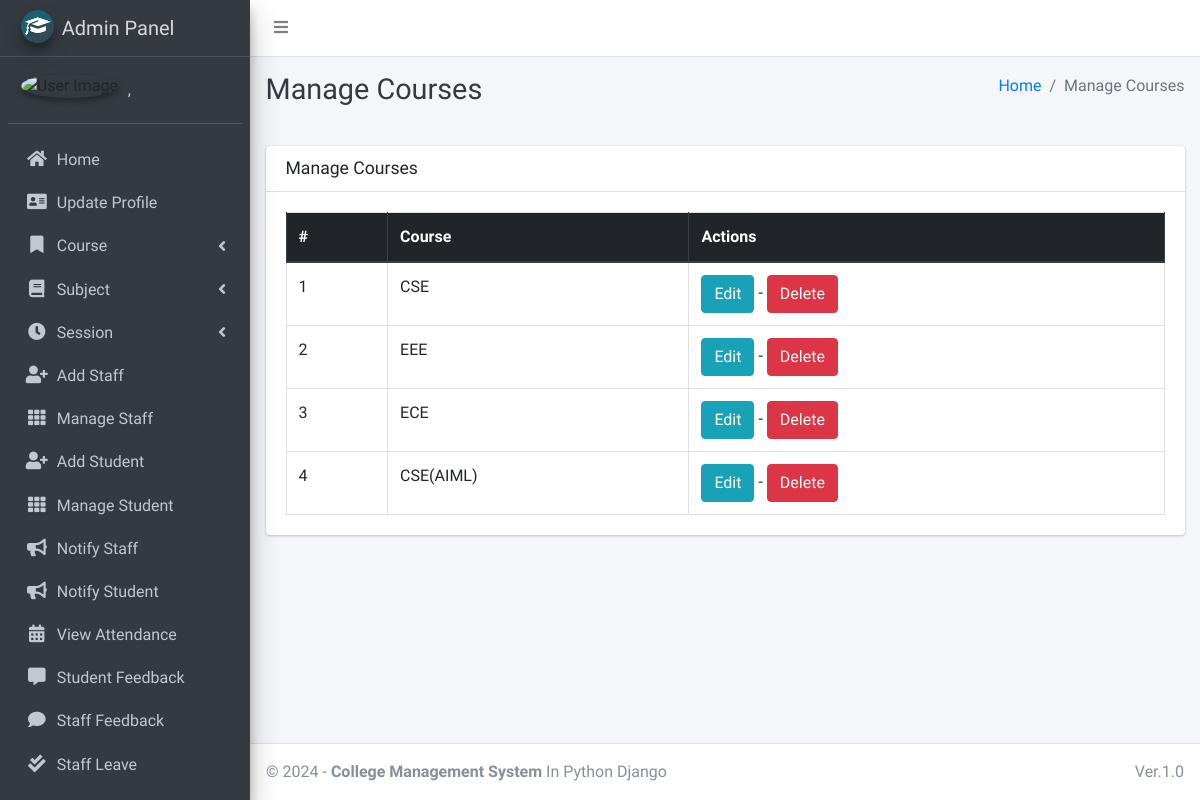
/course/manage/ (signed in), run on the app's committed database.
### main_app/models.py (models this page shows, shortened)
class CustomUser(AbstractUser):
    USER_TYPE = ((1, "HOD"), (2, "Staff"), (3, "Student"))
    GENDER = [("M", "Male"), ("F", "Female")]
    username = None  # Removed username, using email instead
    email = models.EmailField(unique=True)
    user_type = models.CharField(default=1, choices=USER_TYPE, max_length=1)
    gender = models.CharField(max_length=1, choices=GENDER)
    profile_pic = models.ImageField()
    address = models.TextField()
    fcm_token = models.TextField(default="")  # For firebase notifications
    created_at = models.DateTimeField(auto_now_add=True)
    updated_at = models.DateTimeField(auto_now=True)
    USERNAME_FIELD = "email"
    REQUIRED_FIELDS = []
    objects = CustomUserManager()
    def __str__(self):
        return self.last_name + ", " + self.first_name

class Course(models.Model):
    name = models.CharField(max_length=120)
    created_at = models.DateTimeField(auto_now_add=True)
    updated_at = models.DateTimeField(auto_now=True)

### main_app/hod_views.py (the view)
# urls.py: path("course/manage/", hod_views.manage_course, name='manage_course'),
def manage_course(request):
    courses = Course.objects.all()
    context = {
        'courses': courses,
        'page_title': 'Manage Courses'
    }
    return render(request, "hod_template/manage_course.html", context)

### main_app/templates/hod_template/manage_course.html
{% extends 'main_app/base.html' %}
{% load static %}
{% block page_title %}{{page_title}}{% endblock page_title %}
{% block content %}
<section class="content">
    <div class="container-fluid">
        <div class="row">
            <div class="col-md-12">
                <div class="card">
                    <div class="card-header">
                        <h3 class="card-title">{{page_title}}</h3>
                    </div>
                    <div class="card-body">
                        <table id="example2" class="table table-bordered table-hover">
                            <thead class="thead-dark">
                                <tr>
                                    <th>#</th>
                                    <th>Course</th>
                                    <th>Actions</th>
                                </tr>
                            </thead>
                            <tbody>
                                {% for course in courses %}
                                <tr>
                                    <td>{{ forloop.counter }}</td>
                                    <td>{{course.name}}</td>
                                    <td>
                                        <a href="{% url 'edit_course' course.id %}" class="btn btn-info">Edit</a> -
                                        <a href="{% url 'delete_course' course.id %}" onclick="return confirm('Are you sure you want to delete this course ?')" class="btn btn-danger">Delete</a>
                                    </td>
                                </tr>
                                {% endfor %}
                            </tbody>
                        </table>
                    </div>
                </div>
            </div>
        </div>
    </div>
</section>
{% endblock content %}

### main_app/templates/main_app/base.html (shortened to what this page needs)
{% load static %}
<!DOCTYPE html>
<html>
<head>
    <link rel="stylesheet" href="{% static 'plugins/fontawesome-free/css/all.min.css'%} ">
    <link rel="stylesheet" href="https://code.ionicframework.com/ionicons/2.0.1/css/ionicons.min.css">
    <link rel="stylesheet"
        href="{% static 'plugins/tempusdominus-bootstrap-4/css/tempusdominus-bootstrap-4.min.css'%} ">
    <link rel="stylesheet" href="{% static 'plugins/icheck-bootstrap/icheck-bootstrap.min.css'%} ">
    <link rel="stylesheet" href="{% static 'dist/css/adminlte.min.css'%} ">
    <link rel="stylesheet" href="{% static 'plugins/overlayScrollbars/css/OverlayScrollbars.min.css'%} ">
    <link rel="stylesheet" href="{% static 'plugins/daterangepicker/daterangepicker.css'%} ">
</head>
<body class="hold-transition sidebar-mini layout-fixed">
    <div class="wrapper">
        <nav class="main-header navbar navbar-expand navbar-white navbar-light">
            <ul class="navbar-nav">
                <li class="nav-item">
                    <a class="nav-link" data-widget="pushmenu" href="#"><i class="fas fa-bars"></i></a>
                </li>
            </ul>
        </nav>
        {% include "main_app/sidebar_template.html" with user=user %}
        <div class="content-wrapper">
            <div class="content-header">
                <div class="container-fluid">
                    <div class="row mb-2">
                        <div class="col-sm-6">
                            <h1 class="m-0 text-dark">{% block page_title %}{% endblock page_title %}</h1>
                        </div>
                        <div class="col-sm-6">
                            <ol class="breadcrumb float-sm-right">
                                <li class="breadcrumb-item"><a href="#">Home</a></li>
                                <li class="breadcrumb-item active">{{ page_title }}</li>
                            </ol>
                        </div>
                    </div>
                </div>
            </div>
<section class="content">
    <div class="container-fluid">
        <div class="row">
            <div class="col-md-12">
            </div></div></div></section>
            {% block content %}
            {% endblock content %}
        </div>
        {% include "main_app/footer.html" %}
    </div>
</body>
</html>

### main_app/templates/main_app/sidebar_template.html (shortened to what this page needs)
{% load static %}
<aside class="main-sidebar sidebar-dark-info elevation-4">
    {% if request.user.user_type == '1' %}
    <a href="{% url 'admin_home' %}" class="brand-link">
        <img src="{% static 'dist/img/cmsl.png' %} " alt="AdminLTE Logo"
            class="brand-image img-circle elevation-3" >
        <span class="brand-text font-weight-light">Admin Panel</span>
    </a>
    <div class="sidebar">
        <div class="user-panel mt-3 pb-3 mb-3 d-flex">
            <div class="image">
                <img src="{{ request.user.profile_pic}}" class="img-circle elevation-2" alt="User Image">
            </div>
            <div class="info">
                <a href="#" class="d-block">{{user}}</a>
            </div>
        </div>
        <nav class="mt-2">
            <ul class="nav nav-pills nav-sidebar flex-column" data-widget="treeview" role="menu" data-accordion="false">
                <li class="nav-item">
                    {% url 'admin_home' as admin_home %}
                    <a href="{{admin_home}}" class="nav-link {% if admin_home == request.path %} active {% endif %}">
                        <i class="nav-icon fas fa-home"></i>
                        <p>
                            Home
                        </p>
                    </a>
                </li>
                <li class="nav-item">
                    {% url 'admin_view_profile' as admin_view_profile %}
                    <a href="{{admin_view_profile}}"
                        class="nav-link {% if admin_view_profile == request.path %} active {% endif %}">
                        <i class="nav-icon fas fa-address-card"></i>
                        <p>
                            Update Profile
                        </p>
                    </a>
                </li>
                <li class="nav-item has-treeview">
                    <a href="#" class="nav-link">
                        <i class="nav-icon fas fa-bookmark"></i>
                        <p>
                            Course
                            <i class="fas fa-angle-left right"></i>
                        </p>
                    </a>
                </li>
                <li class="nav-item has-treeview">
                    <a href="#" class="nav-link">
                        <i class="nav-icon fas fa-book"></i>
                        <p>
                            Subject
                            <i class="fas fa-angle-left right"></i>
                        </p>
                    </a>
                </li>
                <li class="nav-item has-treeview">
                    <a href="#" class="nav-link">
                        <i class="nav-icon fas fa-clock"></i>
                        <p>
                            Session
                            <i class="fas fa-angle-left right"></i>
                        </p>
                    </a>
                </li>
                <li class="nav-item">
                    {% url 'add_staff' as add_staff %}
                    <a href="{{add_staff}}" class="nav-link {% if add_staff == request.path %} active {% endif %}">
                        <i class="nav-icon fas fa-user-plus"></i>
                        <p>
                            Add Staff
                        </p>
                    </a>
                </li>
                <li class="nav-item">
                    {% url 'manage_staff' as manage_staff %}
                    {% url 'edit_staff' staff_id as edit_staff %}
                    <a href="{{manage_staff}}"
                        class="nav-link {% if manage_staff == request.path or request.path == edit_staff %} active {% endif %}">
                        <i class="nav-icon fas fa-th"></i>
                        <p>
                            Manage Staff
                        </p>
                    </a>
                </li>
                <li class="nav-item">
                    {% url 'add_student' as add_student%}
                    <a href="{{add_student}}" class="nav-link  {% if add_student == request.path %} active {% endif %}">
                        <i class="nav-icon fas fa-user-plus"></i>
                        <p>
                            Add Student
                        </p>
                    </a>
                </li>
                <li class="nav-item">
                    {% url 'manage_student' as manage_student %}
                    {% url 'edit_student' student_id as edit_student %}
                    <a href="{{manage_student}}"
                        class="nav-link  {% if edit_student == request.path or manage_student == request.path %} active {% endif %}">
                        <i class="nav-icon fas fa-th"></i>
                        <p>
                            Manage Student
                        </p>
                    </a>
                </li>
                <li class="nav-item">
                    {% url 'admin_notify_staff' as admin_notify_staff %}
                    <a href="{{admin_notify_staff}}"
                        class="nav-link {% if admin_notify_staff == request.path %} active {% endif %}">
                        <i class="nav-icon fas fa-bullhorn"></i>
                        <p>
                            Notify Staff
                        </p>
                    </a>
                </li>
                <li class="nav-item">
                    {% url 'admin_notify_student' as admin_notify_student %}
                    <a href="{{admin_notify_student}}"
                        class="nav-link {% if admin_notify_student == request.path %} active {% endif %}">
                        <i class="nav-icon fas fa-bullhorn"></i>
                        <p>
                            Notify Student
                        </p>
                    </a>
                </li>
                <li class="nav-item">
                    {% url 'admin_view_attendance' as admin_view_attendance %}
                <li class="nav-item">
                    <a href="{{admin_view_attendance}}"
                        class="nav-link  {% if admin_view_attendance == request.path %} active {% endif %}">
                        <i class="nav-icon fas fa-calendar-alt"></i>
                        <p>
                            View Attendance
                        </p>
                    </a>
                </li>
                <li class="nav-item">
                    {% url 'student_feedback_message' as student_feedback_message %}
                    <a href="{{ student_feedback_message }}"
                        class="nav-link  {% if student_feedback_message == request.path %} active {% endif %}">
                        <i class="nav-icon fas fa-comment-alt"></i>
                        <p>
                            Student Feedback
                        </p>
                    </a>
                </li>
                <li class="nav-item">
                    {% url 'staff_feedback_message' as staff_feedback_message %}
                    <a href="{{staff_feedback_message}}"
                        class="nav-link   {% if staff_feedback_message == request.path %} active {% endif %}">
                        <i class="nav-icon fas fa-comment"></i>
                        <p>
                            Staff Feedback
                        </p>
                    </a>
                </li>
                <li class="nav-item">
                    {% url 'view_staff_leave' as view_staff_leave %}
                    <a href="{{view_staff_leave}}"
                        class="nav-link  {% if view_staff_leave == request.path %} active {% endif %}">
                        <i class="nav-icon fas fa-check-double"></i>
                        <p>
                            Staff Leave
                        </p>
                    </a>
                </li>
                <li class="nav-item">
                    {% url 'view_student_leave' as view_student_leave %}
                    <a href="{% url 'view_student_leave' %}"
                        class="nav-link  {% if view_student_leave == request.path %} active {% endif %}">
                    </a>
                </li>
                                        {% endif %}
                                    </ul>
                                </nav>
                            </div>
</aside>

### main_app/templates/main_app/footer.html
<footer class="main-footer">
    &copy; {% now "Y" %} - <strong>College Management System</strong>
    In Python Django
    <div class="float-right d-none d-sm-inline-block">
       Ver.1.0
    </div>
</footer>

### data on the page
CustomUser: last_name+first_name ","
Course: name "CSE"
Course: name "EEE"
Course: name "ECE"
Course: name "CSE(AIML)"

### other printed values
{{ page_title }} "Manage Courses"
